Frame 1 (no input): blank canvas, image omitted
Frame 60 (no input): blank canvas, image omitted
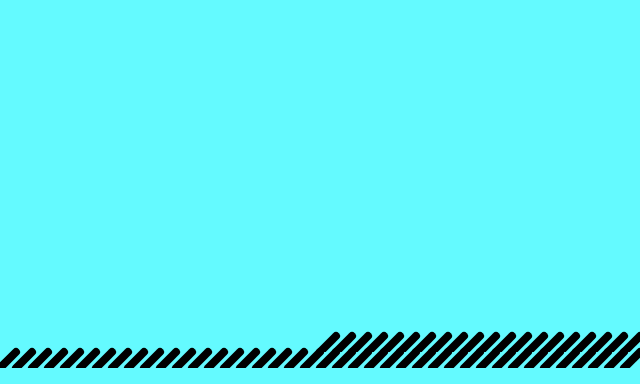
Frame 120 (the mouse pressed at the canvas centre since frame 60)

The p5.js sketch whose frames 1 and 60 were blank and that drew this single picture after the mouse press (run headless with seeded random() and noise() and a simulated clock; from frame 60 on, the mouse is pressed at the canvas centre):

// p5.js sketch
// ── sketch.js
// -
// Variazione 10Print 0.1 by Lucrezia Nediani [10 Print, mouse]
// 2021 © Lucrezia Nediani, Daniele @Fupete and the course DS-2021 at DESIGN.unirsm 
// github.com/ds-2021-unirsm — github.com/Lucrezia604 — github.com/fupete
// Educational purposes, MIT License, 2021, San Marino
// —
// Help:
// [mouse] muovendo il mouse a destra e a sinistra aumenta o cala lo spessore della linea
// —


let w = 16;
let h = 16;
let index = 0;
let actRandomSeed = 0;
let t = 0;
let spazio;

let rnd = 2;

// SETUP
function setup() {
  createCanvas(640, 384);
  
  background(100, 250, 255);
  frameRate(250);
  strokeWeight(2);
  
}

// DRAW
function draw() {
  
  strokeWeight(mouseX / 40); //MOUSEX
   randomSeed(actRandomSeed);
  
  let x1 = w*index;
  let x2 = x1 + w;
  let y1 = h*23;
  let y2 = h*24;
  
  if (random(2) < 1) {
    line (x2, y1, x1, y2);
  } else {
    line (x1, y1, x2, y2);
  }
  
  index++;
  if (index == width/w) {
    p = get(0, h, width, h*23); 
    background(100, 250, 255);
    set(0, 0, p);
    index=0;
  }
  
// PREMI MOUSE
function mousePressed() {             
  stroke(0); 
  
// LINE VERSE 
function keyReleased() {
  if (key == '1') {
   rnd = 5; 
  }
  if (key == '2') {
   rnd = 1;
  }  
}
  
}
}
